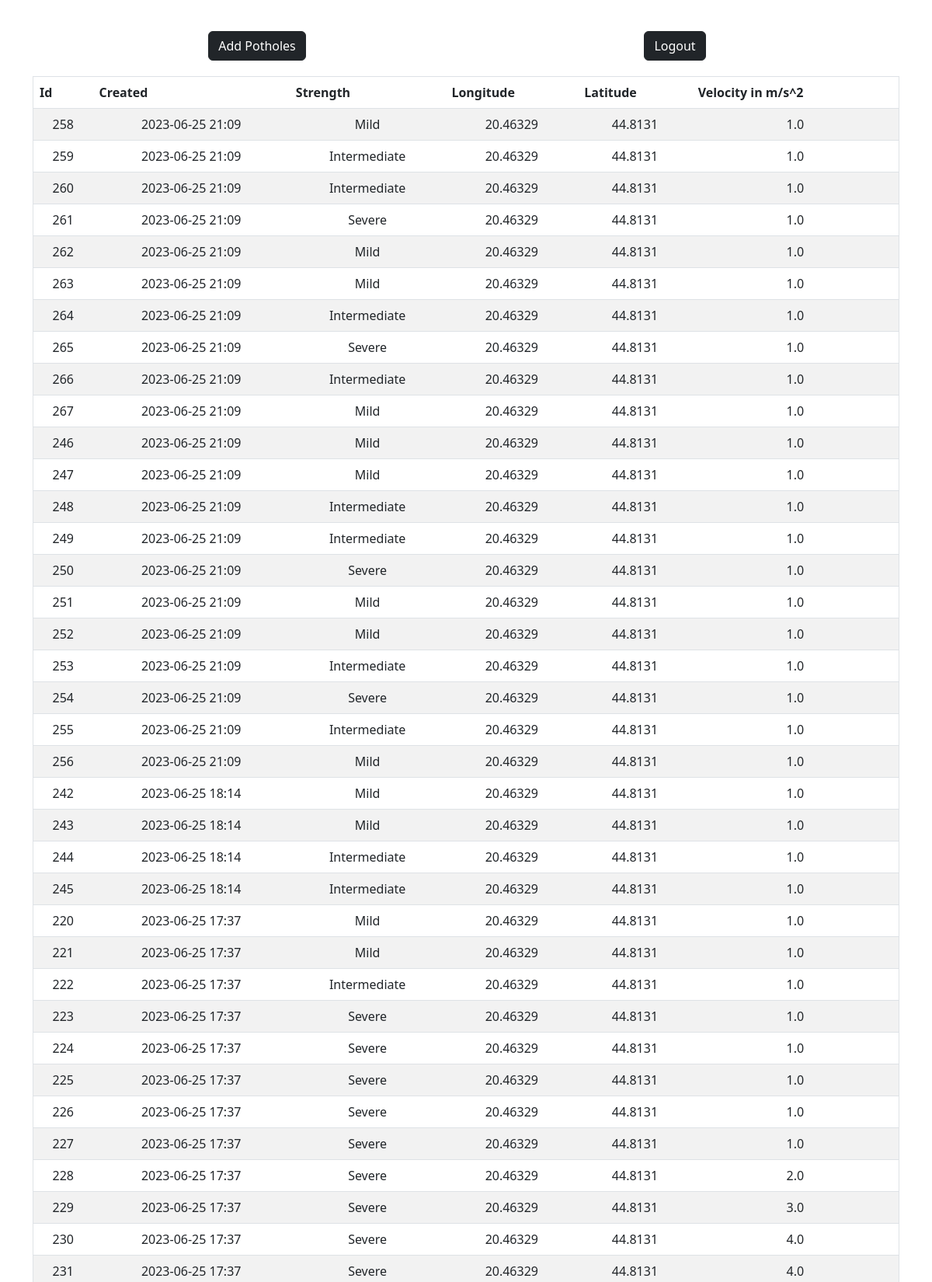
Screenshot of /userpage (upper part) with the database file from the repository.
### app.py (models this page shows, shortened)
class Pothole(db.Model):
    id = db.Column(db.Integer, primary_key=True)
    longitude = db.Column(db.Float, nullable=False)
    latitude = db.Column(db.Float, nullable=False)
    accel = db.Column(db.Float, nullable=False)
    strength = db.Column(db.String, nullable=False)
    datetime = db.Column(db.DateTime, default=datetime.utcnow)

### app.py (the view)
@app.route('/userpage', methods=['GET','POST'])
def userpage():
    if request.method == 'POST':
        potholes_to_add = []
        with open('server/accelerometer.txt', 'r') as file1, open('server/gyroscope.txt', 'r') as file2, open('server/location.txt', 'r') as file3:
            for line1, line2, line3 in zip(file1, file2, file3):
                adict = ast.literal_eval(line1)
                gdict = ast.literal_eval(line2)
                ldict = ast.literal_eval(line3)
                total_acceleration = abs(float(gdict['x'])) + abs(float(gdict['y'])) + abs(float(gdict['z']))
                if 1.5 < total_acceleration < 3:
                    accel = round(math.sqrt(float(adict['z'])**2 + float(adict['x'])**2 + float(adict['y'])**2) * 0.1)
                    long = float(ldict['longitude'])
                    lat = float(ldict['latitude'])
                    new_pothole = Pothole(strength='Mild', accel=accel, longitude=long, latitude=lat)
                    potholes_to_add.append(new_pothole)
                elif 3 <= total_acceleration < 6:
                    accel = round(math.sqrt(float(adict['z'])**2 + float(adict['x'])**2 + float(adict['y'])**2) * 0.1)
                    long = float(ldict['longitude'])
                    lat = float(ldict['latitude'])
                    new_pothole = Pothole(strength='Intermediate', accel=accel, longitude=long, latitude=lat)
                    potholes_to_add.append(new_pothole)
                elif total_acceleration >= 6:
                    accel = round(math.sqrt(float(adict['z'])**2 + float(adict['x'])**2 + float(adict['y'])**2) * 0.1)
                    long = float(ldict['longitude'])
                    lat = float(ldict['latitude'])
                    new_pothole = Pothole(strength='Severe', accel=accel, longitude=long, latitude=lat)
                    potholes_to_add.append(new_pothole)
                else:
                    pass
        for pothole in potholes_to_add:
            try:
                db.session.add(pothole)
            except:
                return "There was an issue adding your pothole"
        db.session.commit()
        return redirect('/userpage')
    else:
        potholes = Pothole.query.order_by(Pothole.datetime.desc() ).all()
        return render_template('userpage.html', potholes = potholes)

### templates/userpage.html (shortened to what this page needs)
{% extends 'base.html' %}
{% block body %}
<div class="container">
    <div class="column1">
        <div class="buttons_display">
            <form action="/userpage" method="POST">
                <button type="submit" class="btn btn-dark" style="display: inline-block;">Add
                    Potholes</button>
            </form>
            <form action="/logout">
                <button type="submit" class="btn btn-dark"
                    style="display: inline-block;">Logout</button>
            </form>
        </div>
    </div>
    <div class="column2">
        <table class="table table-striped">
            <thead>
                <tr>
                    <th scope="col">Id</th>
                    <th scope="col">Created</th>
                    <th scope="col">Strength</th>
                    <th scope="col">Longitude</th>
                    <th scope="col">Latitude</th>
                    <th scope="col">Velocity in m/s^2</th>
                </tr>
            </thead>
            <tbody>
                {% for pothole in potholes %}
                <tr>
                    <td>{{ pothole.id }}</td>
                    <td>{{ pothole.datetime.strftime("%Y-%m-%d %H:%M") }}</td>
                    <td>{{ pothole.strength }}</td>
                    <td>{{ pothole.longitude }}</td>
                    <td>{{ pothole.latitude }}</td>
                    <td>{{ pothole.accel }}</td>
                </tr>
                {% endfor %}
            </tbody>
        </table>
    </div>
</div>
{% endblock %}

### static/css/main.css (style rules this page uses)
body, html { margin: 0; font-family: sans-serif; }
table, td, th { border: 1px solid white; }
table { border-collapse: collapse; width: 100%; }
th { height: 30px; }
td { text-align: center; padding: 5px; }
form { display: inline-grid; justify-content: center; margin-top: 20px; margin-left: auto; margin-right: auto; width: 100%; }
.column1 { flex: 1; }
.column2 { flex: 2; }
.buttons_display { display: flex; padding: 20px; }

### rows the page displays
Pothole: id "258", datetime "2023-06-25 21:09", strength "Mild", longitude "20.46329", latitude "44.8131", accel "1.0"
Pothole: id "259", datetime "2023-06-25 21:09", strength "Intermediate", longitude "20.46329", latitude "44.8131", accel "1.0"
Pothole: id "260", datetime "2023-06-25 21:09", strength "Intermediate", longitude "20.46329", latitude "44.8131", accel "1.0"
Pothole: id "261", datetime "2023-06-25 21:09", strength "Severe", longitude "20.46329", latitude "44.8131", accel "1.0"
Pothole: id "262", datetime "2023-06-25 21:09", strength "Mild", longitude "20.46329", latitude "44.8131", accel "1.0"
Pothole: id "263", datetime "2023-06-25 21:09", strength "Mild", longitude "20.46329", latitude "44.8131", accel "1.0"
Pothole: id "264", datetime "2023-06-25 21:09", strength "Intermediate", longitude "20.46329", latitude "44.8131", accel "1.0"
Pothole: id "265", datetime "2023-06-25 21:09", strength "Severe", longitude "20.46329", latitude "44.8131", accel "1.0"
Pothole: id "266", datetime "2023-06-25 21:09", strength "Intermediate", longitude "20.46329", latitude "44.8131", accel "1.0"
Pothole: id "267", datetime "2023-06-25 21:09", strength "Mild", longitude "20.46329", latitude "44.8131", accel "1.0"
Pothole: id "246", datetime "2023-06-25 21:09", strength "Mild", longitude "20.46329", latitude "44.8131", accel "1.0"
Pothole: id "247", datetime "2023-06-25 21:09", strength "Mild", longitude "20.46329", latitude "44.8131", accel "1.0"
Pothole: id "248", datetime "2023-06-25 21:09", strength "Intermediate", longitude "20.46329", latitude "44.8131", accel "1.0"
Pothole: id "249", datetime "2023-06-25 21:09", strength "Intermediate", longitude "20.46329", latitude "44.8131", accel "1.0"
Pothole: id "250", datetime "2023-06-25 21:09", strength "Severe", longitude "20.46329", latitude "44.8131", accel "1.0"
Pothole: id "251", datetime "2023-06-25 21:09", strength "Mild", longitude "20.46329", latitude "44.8131", accel "1.0"
Pothole: id "252", datetime "2023-06-25 21:09", strength "Mild", longitude "20.46329", latitude "44.8131", accel "1.0"
Pothole: id "253", datetime "2023-06-25 21:09", strength "Intermediate", longitude "20.46329", latitude "44.8131", accel "1.0"
Pothole: id "254", datetime "2023-06-25 21:09", strength "Severe", longitude "20.46329", latitude "44.8131", accel "1.0"
Pothole: id "255", datetime "2023-06-25 21:09", strength "Intermediate", longitude "20.46329", latitude "44.8131", accel "1.0"
Pothole: id "256", datetime "2023-06-25 21:09", strength "Mild", longitude "20.46329", latitude "44.8131", accel "1.0"
Pothole: id "242", datetime "2023-06-25 18:14", strength "Mild", longitude "20.46329", latitude "44.8131", accel "1.0"
Pothole: id "243", datetime "2023-06-25 18:14", strength "Mild", longitude "20.46329", latitude "44.8131", accel "1.0"
Pothole: id "244", datetime "2023-06-25 18:14", strength "Intermediate", longitude "20.46329", latitude "44.8131", accel "1.0"
Pothole: id "245", datetime "2023-06-25 18:14", strength "Intermediate", longitude "20.46329", latitude "44.8131", accel "1.0"
Pothole: id "220", datetime "2023-06-25 17:37", strength "Mild", longitude "20.46329", latitude "44.8131", accel "1.0"
Pothole: id "221", datetime "2023-06-25 17:37", strength "Mild", longitude "20.46329", latitude "44.8131", accel "1.0"
Pothole: id "222", datetime "2023-06-25 17:37", strength "Intermediate", longitude "20.46329", latitude "44.8131", accel "1.0"
Pothole: id "223", datetime "2023-06-25 17:37", strength "Severe", longitude "20.46329", latitude "44.8131", accel "1.0"
Pothole: id "224", datetime "2023-06-25 17:37", strength "Severe", longitude "20.46329", latitude "44.8131", accel "1.0"
Pothole: id "225", datetime "2023-06-25 17:37", strength "Severe", longitude "20.46329", latitude "44.8131", accel "1.0"
Pothole: id "226", datetime "2023-06-25 17:37", strength "Severe", longitude "20.46329", latitude "44.8131", accel "1.0"
Pothole: id "227", datetime "2023-06-25 17:37", strength "Severe", longitude "20.46329", latitude "44.8131", accel "1.0"
Pothole: id "228", datetime "2023-06-25 17:37", strength "Severe", longitude "20.46329", latitude "44.8131", accel "2.0"
Pothole: id "229", datetime "2023-06-25 17:37", strength "Severe", longitude "20.46329", latitude "44.8131", accel "3.0"
Pothole: id "230", datetime "2023-06-25 17:37", strength "Severe", longitude "20.46329", latitude "44.8131", accel "4.0"
Pothole: id "231", datetime "2023-06-25 17:37", strength "Severe", longitude "20.46329", latitude "44.8131", accel "4.0"
